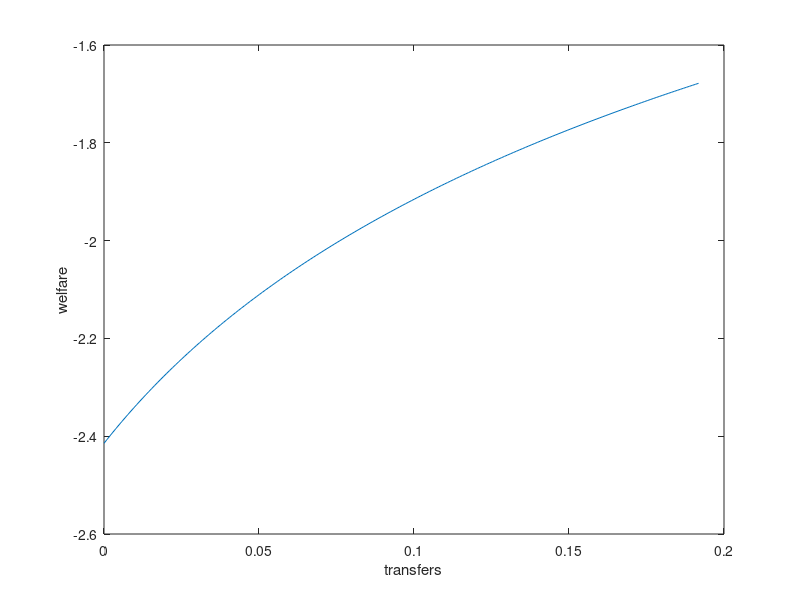

The MATLAB source for this figure:
function Ch3_olg_dyn1()
%Code computes the dynamics of the Example economy

% %author: Burkhard Heer

%this version: June 6, 2018

clc;
close all;
dbstop if error


%% PARAMETERS
par.alpha1   = 0.36;
par.beta1    = 0.40;
par.n      = 0.1;  % populatoin growth rate
par.tr = 0;
    

%% STEADY STATE

par.kss     = (par.beta1/(1+par.beta1)*(1-par.alpha1)/(1+par.n) )^(1/(1-par.alpha1));
kss=par.kss;
yss= kss^(par.alpha1);
rss= par.alpha1*kss^(par.alpha1-1);
ntr=200;    % rows of transfer grid

% maximum transfers from old to the young when the transfer program is initiated:
% size all the savings from the old (including interest)
trmax=kss*(1+rss);

trt=linspace(0,trmax,ntr);

kt=zeros(ntr,1);       % solution capital stock
c1t=kt; c2t=kt; utilt=kt;
kguess=kss;

for i=1:ntr,
    par.tr=trt(i);
    ksol = fsolve(@(k)findk_P3_3(par,k),kguess);
    kguess=ksol;
    kt(i)=ksol;
    s=(1+par.n)*ksol; % savings
    w=wage(par,ksol);
    r=interest(par,ksol);
    c1=par.tr+w-s;
    c2=par.beta1*(1+r)*c1;
    u0=log(c1)+par.beta1*log(c2);
    c1t(i)=c1;
    c2t(i)=c2;
    utilt(i)=u0;
end;





figure
plot(trt,utilt); hold on
xlabel('transfers')
ylabel('welfare')




save problem_P3_3;

end

%% Auxiliary functions
%%
%% Wage function
function [yy] = wage(par,kk)

yy = (1-par.alpha1)*kk^(par.alpha1);

end

%% Interest Rate function
function [yy] = interest(par,kk)

yy = (par.alpha1)*kk^(par.alpha1-1);

end


function [y] = findk_P3_3(par,k)
% non-linear equation in Problem 3.3
% finds the solution to the steady-state capital stock
% see also solutions_manual (download from my homepage)
	
    alpha1=par.alpha1;
    n=par.n;
    beta1=par.beta1;
    tr=par.tr;
    w=wage(par,k);
    r=interest(par,k);
   
    y = (1+n)*k-beta1/(1+beta1)*w-tr/(1+beta1)*(1+beta1+beta1*r+n)/(1+r);
    
end
